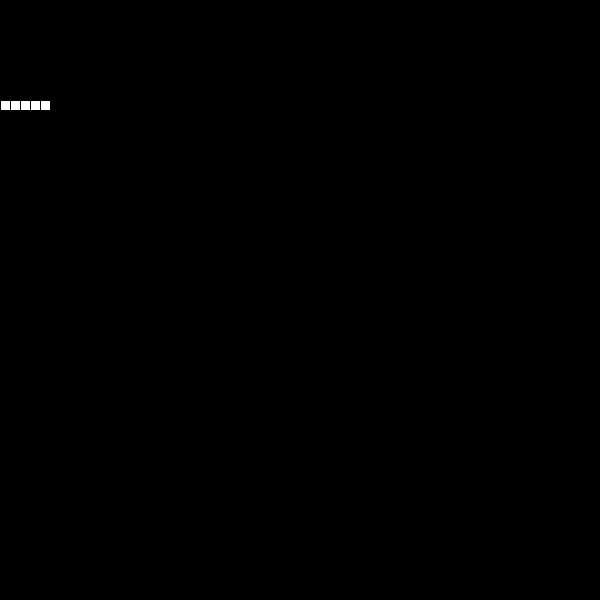
Frame 1 (no input)
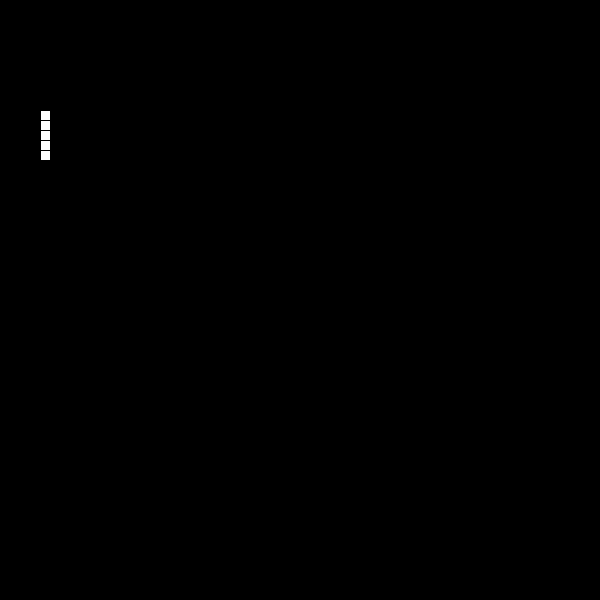
Frame 60 (the mouse pressed at the canvas centre just before this capture)
Frame 120 (the mouse held since frame 60 and released just before this capture): identical to frame 60, image omitted

The Processing sketch that drew these frames (run headless with seeded random() and noise(); from frame 60 on, the mouse is pressed at the canvas centre):

// Processing sketch: FdI_10_SnakeGame
// ── FdI_10_SnakeGame.pde
int sz=10;
Snake snake;

void setup() {
  size(600, 600);
  snake=new Snake();
  frameRate(30);
}


void draw() {
  background(0);
  snake.show();
  snake.update();
}

void keyPressed() {
  if (keyCode==UP) {
    snake.changeDirection(0, -1);
  } else if (keyCode==DOWN) {
    snake.changeDirection(0, 1);
  } else if (keyCode==LEFT) {
    snake.changeDirection(-1, 0);
  } else if (keyCode==RIGHT) {
    snake.changeDirection(1, 0);
  }
}
// ── Snake.pde
class Snake {
  PVector[] pos =new PVector[5];
  int dirX = 0;
  int dirY = -1;
  Snake () {
    for (int i=0; i<pos.length; i++) {
      pos[i]=new PVector(sz*i, 100);
    }
  }

  void show() {
    for (int i=0; i<pos.length; i++) {
      rect(pos[i].x, pos[i].y, sz, sz);
    }
  }

  void update() {
    for (int i=1; i<pos.length; i++) {
      pos[i-1]=pos[i];
    }
    PVector head = pos[pos.length-1];
    float x=head.x+dirX*sz;
    float y=head.y+dirY*sz;
    if (x>width) {
      x=0;
    } else if (x<0){
     x=width-sz; 
    }else if(y<0){
     y=height-sz; 
    } else if(y>height) {
     y=0; 
    }
    
    pos[pos.length-1]=new PVector(x,y);
  }
  
  void changeDirection(int _dirX, int _dirY){
    dirX = _dirX;
    dirY = _dirY;
  }
}
